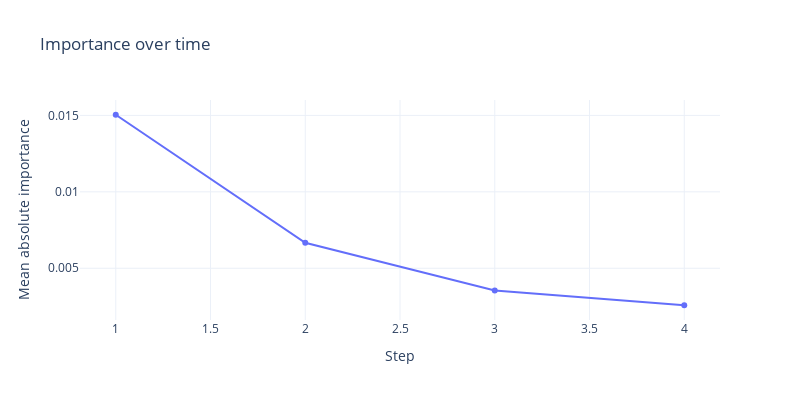

Notebook cell for this chart:
### Code cell
import numpy as np
import plotly.graph_objects as go

x = np.arange(1, len(mean_abs_time) + 1)

fig = go.Figure(go.Scatter(x=x, y=mean_abs_time, mode="lines+markers", marker=dict(size=6)))
fig.update_layout(
    title="Importance over time",
    xaxis_title="Step",
    yaxis_title="Mean absolute importance",
    template="plotly_white",
    width=800,
    height=400,
)
fig.show()

### Figure 1 — Plotly figure (JSON) as saved in the notebook; plotly's stock layout.template omitted (floating-point values rounded to 4 significant figures)
{"data": [{"marker": {"size": 6}, "mode": "lines+markers", "type": "scatter", "x": [1, 2, 3, 4], "y": [0.01504, 0.006664, 0.003552, 0.002581]}], "layout": {"height": 400, "title": {"text": "Importance over time"}, "width": 800, "xaxis": {"title": {"text": "Step"}}, "yaxis": {"title": {"text": "Mean absolute importance"}}}}
